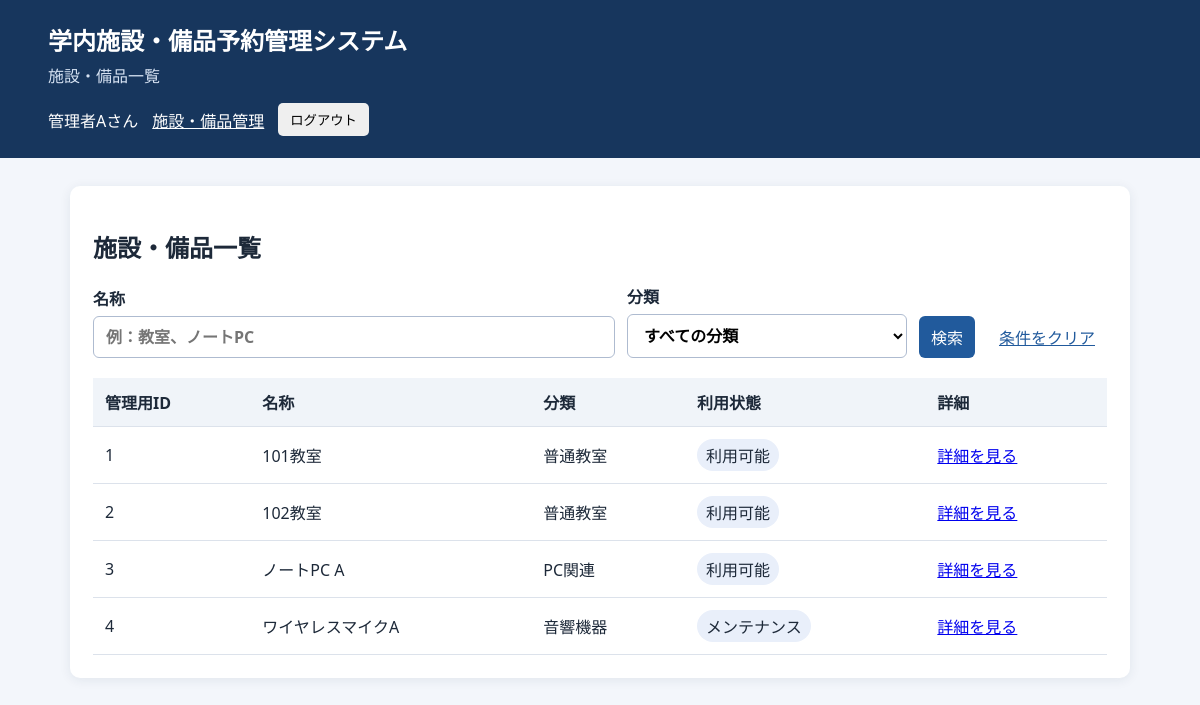
The page /items.php (signed in) on the database its author committed.
### tables this page shows
CREATE TABLE IF NOT EXISTS users (
  id INT UNSIGNED NOT NULL AUTO_INCREMENT,
  name VARCHAR(100) NOT NULL,
  email VARCHAR(255) NOT NULL,
  password VARCHAR(255) NOT NULL,
  role ENUM('user','admin') NOT NULL DEFAULT 'user',
  PRIMARY KEY (id),
  UNIQUE KEY uq_users_email (email)
);

CREATE TABLE IF NOT EXISTS items (
  id INT UNSIGNED NOT NULL AUTO_INCREMENT,
  category_id INT UNSIGNED NOT NULL,
  name VARCHAR(100) NOT NULL,
  description TEXT NULL,
  status ENUM('available','maintenance','inactive') NOT NULL DEFAULT 'available',
  PRIMARY KEY (id),
  KEY idx_items_category (category_id),
  CONSTRAINT fk_items_category FOREIGN KEY (category_id)
    REFERENCES categories(id) ON UPDATE CASCADE ON DELETE RESTRICT
);

CREATE TABLE IF NOT EXISTS categories (
  id INT UNSIGNED NOT NULL AUTO_INCREMENT,
  name VARCHAR(100) NOT NULL,
  PRIMARY KEY (id),
  UNIQUE KEY uq_categories_name (name)
);

### public/items.php (the view, shortened to what this page needs)
<?php
function e(mixed $value): string
{
    return htmlspecialchars(
        (string) ($value ?? ''),
        ENT_QUOTES | ENT_SUBSTITUTE,
        'UTF-8'
    );
}
function status_label(string $status): string
{
    return [
        'available' => '利用可能',
        'maintenance' => 'メンテナンス',
        'inactive' => '利用停止',
    ][$status] ?? $status;
}
$items = [];
$currentUser = null;
$error = null;
$searchError = null;
$keywordInput = $_GET['keyword'] ?? '';
$keyword = is_string($keywordInput) ? trim($keywordInput) : '';
try {
    $pdo = new PDO(
        'mysql:host=' . getenv('DB_HOST')
            . ';dbname=' . getenv('DB_NAME')
            . ';charset=utf8mb4',
        (string) getenv('DB_USER'),
        (string) getenv('DB_PASSWORD'),
        [
            PDO::ATTR_ERRMODE => PDO::ERRMODE_EXCEPTION,
            PDO::ATTR_DEFAULT_FETCH_MODE => PDO::FETCH_ASSOC,
            PDO::ATTR_EMULATE_PREPARES => false,
        ]
    );
    if (!empty($_SESSION['uid'])) {
        $userStatement = $pdo->prepare(
            'SELECT id, name, role FROM users WHERE id = ?'
        );
        $userStatement->execute([(int) $_SESSION['uid']]);
        $currentUser = $userStatement->fetch() ?: null;
    }
    if ($searchError === null) {
        $itemSql = 'SELECT i.id, i.name, c.name AS category_name, i.status'
            . ' FROM items i'
            . ' JOIN categories c ON c.id = i.category_id'
            . ' WHERE 1 = 1';
        $itemParameters = [];
        $itemSql .= ' ORDER BY i.id';
        $itemStatement = $pdo->prepare($itemSql);
        $itemStatement->execute($itemParameters);
        $items = $itemStatement->fetchAll();
    }
} catch (PDOException) {
    http_response_code(500);
    $error = '施設・備品を取得できませんでした。時間をおいて再度お試しください。';
}
$isAdmin = ($currentUser['role'] ?? null) === 'admin';
?>
<!doctype html>
<html lang="ja">
<head>
</head>
<body>
<header>
  <h1>学内施設・備品予約管理システム</h1>
  <p>施設・備品一覧</p>
  <nav>
    <?php if ($currentUser): ?>
      <span><?= e($currentUser['name']) ?>さん</span>
      <?php if ($isAdmin): ?><a href="/admin_items.php">施設・備品管理</a><?php endif; ?>
      <form method="post" action="/logout.php">
        <button type="submit">ログアウト</button>
      </form>
    <?php else: ?>
      <a href="/login.php">ログイン</a>
    <?php endif; ?>
  </nav>
</header>
<main>
  <section class="card">
    <h2>施設・備品一覧</h2>
    <form method="get" action="/items.php" class="search">
      <label>
        名称
        <input type="search" name="keyword" maxlength="100" value="<?= e($keyword) ?>" placeholder="例：教室、ノートPC">
      </label>
      <label>
        分類
        <select name="category_id">
          <option value="">すべての分類</option>
        </select>
      </label>
      <button type="submit">検索</button>
      <a href="/items.php">条件をクリア</a>
    </form>
    <?php if ($error): ?>
      <p class="alert" role="alert"><?= e($error) ?></p>
    <?php elseif ($searchError): ?>
      <p class="alert" role="alert"><?= e($searchError) ?></p>
    <?php else: ?>
      <div class="scroll">
        <table>
          <thead>
          <tr>
            <?php if ($isAdmin): ?><th>管理用ID</th><?php endif; ?>
            <th>名称</th>
            <th>分類</th>
            <th>利用状態</th>
            <th>詳細</th>
          </tr>
          </thead>
          <tbody>
          <?php if (!$items): ?>
            <tr><td class="empty" colspan="<?= $isAdmin ? '5' : '4' ?>">検索条件に一致する施設・備品はありません。</td></tr>
          <?php else: ?>
            <?php foreach ($items as $item): ?>
              <tr>
                <?php if ($isAdmin): ?><td><?= e($item['id']) ?></td><?php endif; ?>
                <td><?= e($item['name']) ?></td>
                <td><?= e($item['category_name']) ?></td>
                <td><span class="pill"><?= e(status_label((string) $item['status'])) ?></span></td>
                <td><a class="detail-link" href="/item_detail.php?id=<?= e($item['id']) ?>">詳細を見る</a></td>
              </tr>
            <?php endforeach; ?>
          <?php endif; ?>
          </tbody>
        </table>
      </div>
    <?php endif; ?>
  </section>
</main>
</body>
</html>

### public/items.php (style rules this page uses)
:root { font-family: system-ui, -apple-system, "Yu Gothic", Meiryo, sans-serif; color: #1d2939; background: #f3f6fb; }
* { box-sizing: border-box; }
body { margin: 0; }
header { background: #17365d; color: white; padding: 22px max(4vw, 20px); }
header h1 { margin: 0 0 6px; font-size: 1.5rem; }
header p { margin: 0; color: #d7e3f3; }
nav { display: flex; gap: 14px; margin-top: 16px; align-items: center; }
nav a { color: white; }
nav form { margin: 0; }
nav button { padding: 7px 12px; border: 0; border-radius: 5px; cursor: pointer; }
main { max-width: 1100px; margin: 28px auto; padding: 0 20px; }
.card { background: white; padding: 23px; border-radius: 10px; box-shadow: 0 2px 12px #182e4615; }
.search { display: grid; grid-template-columns: minmax(220px, 1fr) minmax(180px, 280px) auto auto; gap: 12px; align-items: end; margin-bottom: 20px; }
.search label { display: grid; gap: 6px; font-weight: 600; }
.search input, .search select, .search button, .search a { min-height: 42px; padding: 9px 12px; border-radius: 6px; font: inherit; }
.search input, .search select { border: 1px solid #aebbd0; background: white; }
.search button { border: 0; background: #215a9c; color: white; cursor: pointer; }
.search a { display: inline-flex; align-items: center; color: #215a9c; }
.scroll { overflow-x: auto; }
table { border-collapse: collapse; width: 100%; }
th, td { padding: 12px; border-bottom: 1px solid #dce2eb; text-align: left; }
th { background: #f0f4f9; }
.pill { display: inline-block; padding: 4px 9px; border-radius: 20px; background: #e9effa; }
.detail-link { white-space: nowrap; }

### rows shown on the page
users: name "管理者A"
items: id "1", name "101教室", category.name "普通教室", status "利用可能"
items: id "2", name "102教室", category.name "普通教室", status "利用可能"
items: id "3", name "ノートPC A", category.name "PC関連", status "利用可能"
items: id "4", name "ワイヤレスマイクA", category.name "音響機器", status "メンテナンス"
